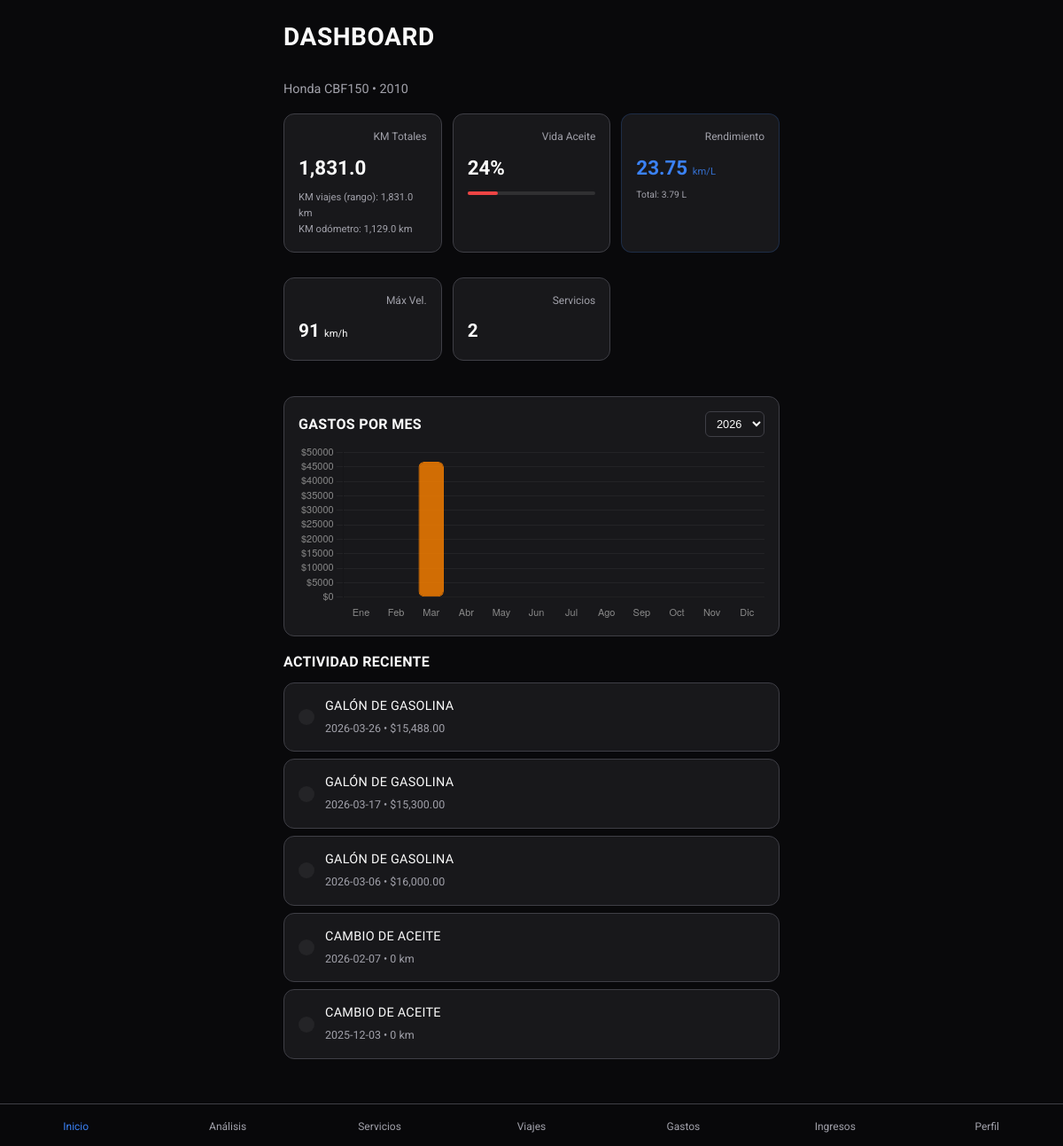
The page / on the database its author committed.
### tables this page shows
CREATE TABLE motorcycles (
                id TEXT PRIMARY KEY,
                make TEXT NOT NULL,
                model TEXT NOT NULL,
                year INTEGER NOT NULL,
                vin TEXT,
                current_mileage INTEGER DEFAULT 0
            , oil_change_interval INTEGER DEFAULT 5000);

CREATE TABLE expenses (
                id TEXT PRIMARY KEY,
                motorcycle_id TEXT NOT NULL,
                amount REAL NOT NULL,
                category TEXT NOT NULL,
                date TEXT NOT NULL,
                description TEXT, liters REAL DEFAULT 0.0,
                FOREIGN KEY (motorcycle_id) REFERENCES motorcycles (id)
            );

CREATE TABLE maintenance (
                id TEXT PRIMARY KEY,
                motorcycle_id TEXT NOT NULL,
                service_type TEXT NOT NULL,
                date TEXT NOT NULL,
                mileage_at_service INTEGER DEFAULT 0,
                cost REAL DEFAULT 0.0,
                notes TEXT,
                FOREIGN KEY (motorcycle_id) REFERENCES motorcycles (id)
            );

### app.py (the view)
    @app.route("/", methods=["GET"])
    def index():
        from motorcycles.services import motorcycle_service
        from expenses.services import expense_service
        from maintenance.services import maintenance_service
        from trips.services import trip_service
        from collections import defaultdict
        from flask import request
        import json
        moto = motorcycle_service.get_all()[0] if motorcycle_service.get_all() else None
        selected_year = request.args.get("year", str(datetime.now().year))
        all_expenses = expense_service.get_by_motorcycle_id(moto.id) if moto else []
        years_available = sorted(
            set(e.date[:4] for e in all_expenses if e.date), reverse=True
        )
        if str(datetime.now().year) not in years_available:
            years_available.insert(0, str(datetime.now().year))
        MONTHS_ES = [
            "Ene",
            "Feb",
            "Mar",
            "Abr",
            "May",
            "Jun",
            "Jul",
            "Ago",
            "Sep",
            "Oct",
            "Nov",
            "Dic",
        ]
        monthly_totals = defaultdict(float)
        for e in all_expenses:
            if e.date and e.date[:4] == selected_year:
                month_idx = int(e.date[5:7]) - 1
                monthly_totals[month_idx] += e.amount
        chart_labels = json.dumps(MONTHS_ES)
        chart_data = json.dumps([round(monthly_totals.get(i, 0), 2) for i in range(12)])
        total_year = sum(monthly_totals.values())
        peak_month = (
            max(monthly_totals, key=monthly_totals.get) if monthly_totals else None
        )
        peak_month_name = MONTHS_ES[peak_month] if peak_month is not None else "—"
        peak_month_value = (
            monthly_totals.get(peak_month, 0) if peak_month is not None else 0
        )
        all_services = maintenance_service.get_by_motorcycle_id(moto.id) if moto else []
        total_services = len(all_services)
        recent_activity = []
        for e in sorted(all_expenses, key=lambda x: x.date, reverse=True)[:3]:
            recent_activity.append(
                {
                    "type": "expense",
                    "icon": (
                        "ph-gas-pump"
                        if e.category == "Combustible"
                        else "ph-shopping-bag"
                    ),
                    "color": (
                        "var(--accent-orange)"
                        if e.category == "Combustible"
                        else "var(--accent-blue)"
                    ),
                    "title": e.description,
                    "subtitle": f"{e.date} • ${e.amount:,.2f}",
                }
            )
        for s in sorted(all_services, key=lambda x: x.date, reverse=True)[:2]:
            recent_activity.append(
                {
                    "type": "service",
                    "icon": "ph-wrench",
                    "color": "var(--accent-blue)",
                    "title": s.service_type,
                    "subtitle": f"{s.date} • {s.mileage_at_service:,} km",
                }
            )
        recent_activity.sort(key=lambda x: str(x["subtitle"])[:10], reverse=True)
        recent_activity = recent_activity[:5]
        all_trips = trip_service.get_by_motorcycle_id(moto.id) if moto else []
        selected_start_date = request.args.get('start_date')
        selected_end_date = request.args.get('end_date')
        if selected_start_date and selected_end_date and moto:
            filtered_distance = trip_service.get_total_distance_by_date_range(
                moto.id,
                selected_start_date,
                selected_end_date,
            )
        else:
            filtered_distance = sum(normalize_metric(getattr(t, 'distance_km', 0), default=0, min_value=0) for t in all_trips)
        max_speed_record = int(
            normalize_metric(
                max([normalize_metric(getattr(t, 'max_speed_kmh', 0), default=0, min_value=0) for t in all_trips] + [0]),
                default=0,
                min_value=0,
            )
        )
        total_distance_trips = normalize_metric(
            filtered_distance,
            default=0,
            min_value=0,
        )
        fixed_range_distance = trip_service.get_total_distance_by_date_range(
            moto.id, '2026-02-08', '2026-03-31'
        ) if moto else 0
        total_km_validated = normalize_metric(fixed_range_distance, default=0, min_value=0)
        fuel_expenses = [
            e for e in all_expenses if getattr(e, 'category', '').lower() == "combustible"
        ]
        fuel_expenses.sort(key=lambda x: getattr(x, 'date', ''), reverse=True)
        fuel_efficiency = 0
        total_fuel_gallons = 0
        if fuel_expenses:
            last_fuel = fuel_expenses[0]
            total_fuel_gallons = normalize_metric(getattr(last_fuel, 'liters', 0), default=0, min_value=0)
            last_fuel_date = parse_date(getattr(last_fuel, 'date', ''))
            dist_since_last_fuel = normalize_metric(
                sum(
                    normalize_metric(getattr(t, 'distance_km', 0), default=0, min_value=0)
                    for t in all_trips
                    if parse_date(getattr(t, 'date', '')) is not None
                    and last_fuel_date is not None
                    and parse_date(getattr(t, 'date', '')) >= last_fuel_date
                ),
                default=0,
                min_value=0,
            )
            if total_fuel_gallons > 0:
                fuel_efficiency = dist_since_last_fuel / total_fuel_gallons
                fuel_efficiency = normalize_metric(fuel_efficiency, default=0, min_value=0)
        oil_life = 0
        if moto:
            interval = normalize_metric(getattr(moto, 'oil_change_interval', 1500), default=1500, min_value=1)
            oil_life = normalize_metric(100 - (total_km_validated / interval) * 100, default=0, min_value=0, max_value=100)
        return render_template(
            "index.html",
            moto=moto,
            total_km_validated=total_km_validated,
            oil_life=int(oil_life),
            chart_labels=chart_labels,
            chart_data=chart_data,
            selected_year=selected_year,
            years_available=years_available,
            total_year=total_year,
            peak_month_name=peak_month_name,
            peak_month_value=peak_month_value,
            total_services=total_services,
            recent_activity=recent_activity,
            max_speed_record=max_speed_record,
            total_distance_trips=total_distance_trips,
            fuel_efficiency=round(fuel_efficiency, 2),
            total_fuel_liters=round(
                total_fuel_gallons, 2
            ),  # Pasando galones al template
        )

### templates/index.html (shortened to what this page needs)
{% extends "base.html" %} {% block title %}Dashboard | MotoLog{% endblock %} {%
block content %}
<header class="fade-in" style="animation-delay: 0.1s">
  <h1 class="page-title">Dashboard</h1>
  {% if moto %}
  <p class="text-muted mb-4">
    {{ moto.make }} {{ moto.model }} &bull; {{ moto.year }}
  </p>
  {% else %}
  <p class="text-muted mb-4">No hay motocicleta registrada.</p>
  {% endif %}
</header>
<section class="fade-in" style="animation-delay: 0.15s">
  <div
    style="
      display: grid;
      grid-template-columns: repeat(auto-fill, minmax(140px, 1fr));
      gap: 12px;
      margin-bottom: 24px;
    "
  >
    <div class="card fade-in" style="padding: 16px; animation-delay: 0.2s">
      <div class="flex-between mb-2">
        <span class="text-muted" style="font-size: 0.75rem">KM Totales</span>
      </div>
      <div style="font-size: 1.4rem; font-weight: 700">
        {{ "{:,}".format(total_distance_trips) if moto else "0" }}
      </div>
      <div style="font-size: 0.7rem; color: var(--text-secondary); margin-top: 6px;">
        KM viajes (rango): {{ "{:,}".format(total_distance_trips) if moto else "0" }} km
      </div>
      <div style="font-size: 0.7rem; color: var(--text-secondary);">
        KM odómetro: {{ "{:,}".format(total_km_validated) if moto else "0" }} km
      </div>
    </div>
    <div class="card fade-in" style="padding: 16px; animation-delay: 0.25s">
      <div class="flex-between mb-2">
        <span class="text-muted" style="font-size: 0.75rem">Vida Aceite</span>
      </div>
      <div style="font-size: 1.4rem; font-weight: 700">{{ oil_life }}%</div>
      <div
        style="
          width: 100%;
          height: 4px;
          background: rgba(255, 255, 255, 0.1);
          border-radius: 2px;
          margin-top: 8px;
        "
      >
        <div
          style="width: {{ oil_life }}%; height: 100%; background: var(--accent-orange); border-radius: 2px;"
        ></div>
      </div>
    </div>
    <div class="card fade-in" style="padding: 16px; animation-delay: 0.3s; border: 1px solid rgba(59, 130, 246, 0.2);">
      <div class="flex-between mb-2">
        <span class="text-muted" style="font-size: 0.75rem">Rendimiento</span>
      </div>
      <div style="font-size: 1.4rem; font-weight: 700; color: var(--accent-blue);">
        {{ fuel_efficiency }} <span style="font-size: 0.7rem; font-weight: 400; opacity: 0.8">km/L</span>
      </div>
      <div class="text-muted" style="font-size: 0.65rem; margin-top: 4px;">
        Total: {{ total_fuel_liters }} L
      </div>
    </div>
    <div class="card fade-in" style="padding: 16px; animation-delay: 0.35s">
      <div class="flex-between mb-2">
        <span class="text-muted" style="font-size: 0.75rem">Máx Vel.</span>
      </div>
      <div style="font-size: 1.3rem; font-weight: 700;">
        {{ max_speed_record }} <span style="font-size: 0.7rem; font-weight: 400">km/h</span>
      </div>
    </div>
    <div class="card fade-in" style="padding: 16px; animation-delay: 0.4s">
      <div class="flex-between mb-2">
        <span class="text-muted" style="font-size: 0.75rem">Servicios</span>
      </div>
      <div style="font-size: 1.3rem; font-weight: 700">
        {{ total_services }}
      </div>
    </div>
  </div>
  <div
    class="card fade-in"
    style="padding: 16px; animation-delay: 0.2s; margin-bottom: 16px"
  >
    <div class="flex-between mb-2" style="align-items: center">
      <h3 style="font-size: 1rem; font-weight: 600; margin: 0">
        Gastos por Mes
      </h3>
      <form
        method="GET"
        action="/"
        style="display: flex; gap: 6px; align-items: center"
      >
        <select
          name="year"
          onchange="this.form.submit()"
          style="
            padding: 5px 8px;
            border-radius: 6px;
            border: 1px solid var(--border-color);
            background: var(--bg-secondary);
            color: var(--text-primary);
            font-size: 0.8rem;
          "
        >
          {% for yr in years_available %}
          <option value="{{ yr }}" {{ 'selected' if yr|string == selected_year|string else '' }}>{{ yr }}</option>
          {% endfor %}
        </select>
      </form>
    </div>
    <canvas id="expensesChart" style="width: 100%; max-height: 200px"></canvas>
  </div>
  <h3 style="font-size: 1rem; font-weight: 600; margin-bottom: 10px">
    Actividad Reciente
  </h3>
  {% if recent_activity %} {% for item in recent_activity %}
  <div class="card fade-in" style="padding: 14px 16px; margin-bottom: 8px">
    <div class="flex-between">
      <div style="display: flex; align-items: center; gap: 12px">
        <div
          style="
            background: rgba(255, 255, 255, 0.05);
            padding: 9px;
            border-radius: 10px;
            flex-shrink: 0;
          "
        >
        </div>
        <div>
          <h4 style="font-size: 0.9rem; margin: 0; font-weight: 500">
            {{ item.title }}
          </h4>
          <span class="text-muted" style="font-size: 0.78rem"
            >{{ item.subtitle }}</span
          >
        </div>
      </div>
    </div>
  </div>
  {% endfor %} {% endif %}
</section>
<script>
  (function() {
    var labels = {{ chart_labels | safe }};
    var data   = {{ chart_data | safe }};
    var ctx = document.getElementById("expensesChart");
    if (!ctx) return;
    var maxVal = Math.max.apply(null, data);
    new Chart(ctx, {
      type: "bar",
      data: {
        labels: labels,
        datasets: [{
          label: "Gastos ($)",
          data: data,
          backgroundColor: data.map(function(v) {
            return (v === maxVal && v > 0) ? "rgba(242,125,0,0.85)" : "rgba(242,125,0,0.35)";
          }),
          borderColor: "rgba(242,125,0,0.9)",
          borderWidth: 1,
          borderRadius: 6,
          borderSkipped: false
        }]
      },
      options: {
        responsive: true,
        maintainAspectRatio: false,
        plugins: {
          legend: { display: false },
          tooltip: { callbacks: { label: function(c) { return " $" + c.parsed.y.toFixed(2); } } }
        },
        scales: {
          x: { grid: { display: false }, ticks: { color: "#888", font: { size: 11 } } },
          y: {
            grid: { color: "rgba(255,255,255,0.05)" },
            ticks: { color: "#888", font: { size: 11 }, callback: function(v) { return "$" + v; } },
            beginAtZero: true
          }
        }
      }
    });
  })();
</script>
{% endblock %}

### rows shown on the page
motorcycles: make "Honda", model "CBF150", year "2010"
expenses: title "GALÓN DE GASOLINA", subtitle "2026-03-26 • $15,488.00"
expenses: title "GALÓN DE GASOLINA", subtitle "2026-03-17 • $15,300.00"
expenses: title "GALÓN DE GASOLINA", subtitle "2026-03-06 • $16,000.00"
maintenance: title "CAMBIO DE ACEITE", subtitle "2026-02-07 • 0 km"
maintenance: title "CAMBIO DE ACEITE", subtitle "2025-12-03 • 0 km"

### other values the page prints
{{ "{:,}".format(total_distance_trips) if moto else "0" }} "1,831.0"
{{ "{:,}".format(total_km_validated) if moto else "0" }} "1,129.0"
{{ oil_life }} "24"
{{ fuel_efficiency }} "23.75"
{{ total_fuel_liters }} "3.79"
{{ max_speed_record }} "91"
{{ total_services }} "2"
form field year "2026"
chart data {{ chart_data | safe }} [0, 0, 46788.0, 0, 0, 0, 0, 0, 0, 0, 0, 0]
